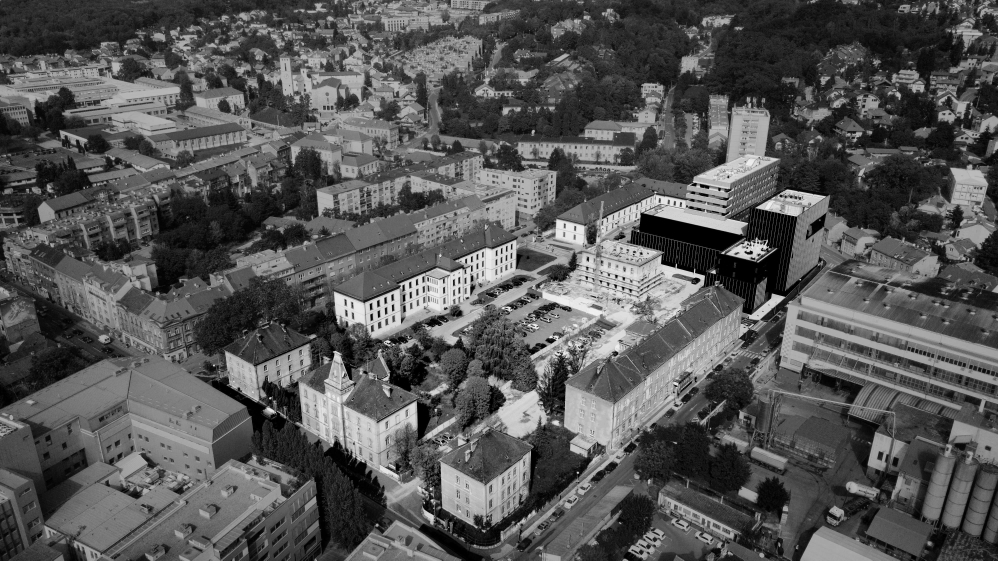
#> input picture modul 3/datoteke/pillow/slike/Algebra_campus.jpg, 3992 x 2242 px (shown at 1/4 size)
$ python pil7.py
#> lines starting #> are read from the running program, lines starting #| are printed output that depends on the picture
from PIL import Image, ImageDraw
import os
os.chdir("m3/datoteke/pillow/")

img = Image.open("slike/Algebra_campus.jpg")
#> img is the input picture: PIL image 3992x2242 L; min 0, max 255, mean 85.6
img_draw = ImageDraw.Draw(img)

img_draw.rectangle((800,500,3400,2200), fill=None, outline="red", width=10)
#img.show()

img_draw.ellipse((800,500,3400,2200), fill="blue", outline="red", width=10)
#img.show()

img_draw.line((800,500,3400,2200), fill="#F0B347", width=10)
img.show()
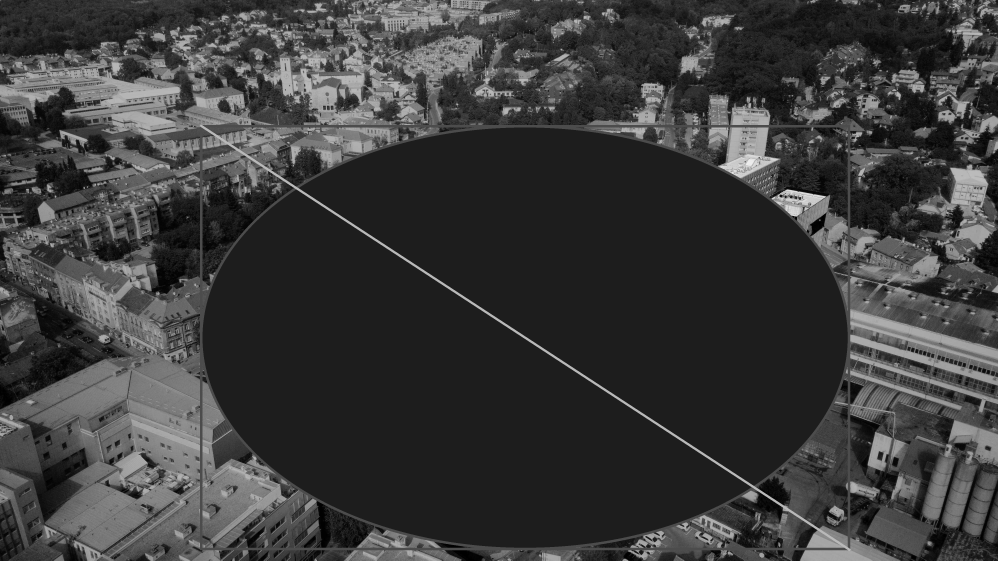
#> shown: PIL image 3992x2242 L (shown at 1/4 size); min 0, max 245, mean 59.5
